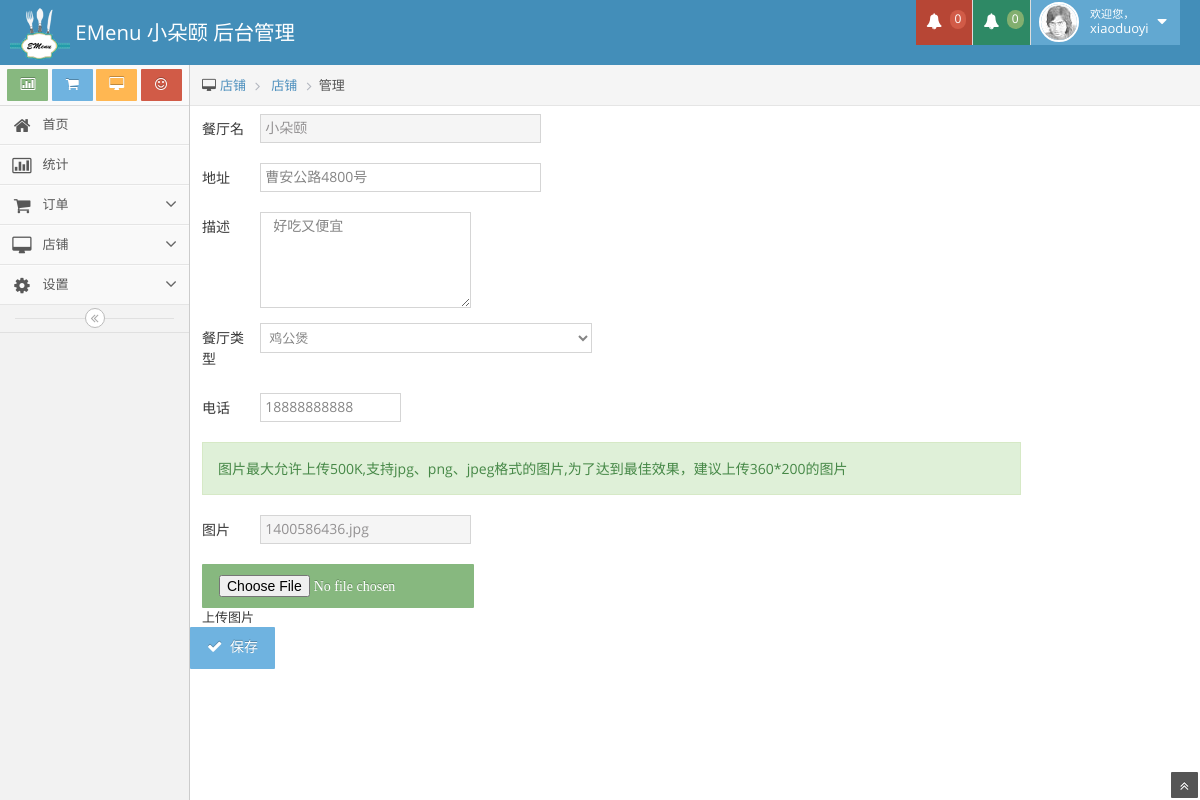
Page /index.php/WebPage/shopmanagement (signed in) on the committed database.
### tables this page shows
CREATE TABLE IF NOT EXISTS `restaurant` (
  `restaurant_id` int(11) NOT NULL AUTO_INCREMENT COMMENT '餐厅id',
  `name` varchar(50) NOT NULL COMMENT '餐厅名',
  `address` varchar(200) NOT NULL COMMENT '地址',
  `phone` varchar(15) NOT NULL COMMENT '电话',
  `description` text NOT NULL COMMENT '描述',
  `type` varchar(50) NOT NULL COMMENT '类型',
  `account_id` int(11) NOT NULL COMMENT '用户id',
  `menu_id` int(11) NOT NULL COMMENT '菜单id',
  `picture_id` int(11) NOT NULL COMMENT '图片id',
  PRIMARY KEY (`restaurant_id`),
  KEY `menu_id` (`menu_id`)
);

CREATE TABLE IF NOT EXISTS `account` (
  `account_id` int(11) NOT NULL AUTO_INCREMENT COMMENT '用户id',
  `username` varchar(20) NOT NULL COMMENT '用户名',
  `password` varchar(20) NOT NULL COMMENT '密码',
  `email` varchar(40) NOT NULL COMMENT '邮箱',
  `question` varchar(50) NOT NULL COMMENT '问题',
  `answer` varchar(50) NOT NULL COMMENT '答案',
  `status` varchar(20) NOT NULL COMMENT '状态',
  `restaurant_id` int(11) NOT NULL COMMENT '餐厅id',
  PRIMARY KEY (`account_id`)
);

CREATE TABLE IF NOT EXISTS `picture` (
  `picture_id` int(11) NOT NULL AUTO_INCREMENT COMMENT '图片id',
  `name` varchar(50) NOT NULL COMMENT '图片名',
  `description` varchar(200) NOT NULL COMMENT '描述',
  `restaurant_id` int(11) DEFAULT NULL COMMENT '餐厅名',
  `item_id` int(11) DEFAULT NULL COMMENT '菜目id',
  PRIMARY KEY (`picture_id`),
  KEY `item_id` (`item_id`),
  KEY `restaurant_id` (`restaurant_id`)
);

### application/controllers/WebPage.php (called while the page is built, shortened)
<?php
class WebPage extends base{
	public function __construct()
	{
		$this->load->model('Management_Model');
	}
	function shopmanagement()
	{
		$this->load->view('shopmanagement');
	}
}

### index.php (called while the page is built, shortened)
<?php
require_once BASEPATH.'core/CodeIgniter.php';

### application/models/management_model.php (called while the page is built, shortened)
<?php
class Management_Model extends CI_Model
{
	function select_row($id,$table)
	{
		if($table == "qrcode")
		{
			$idname = "qrcode_data";
		}
		else
		{
			$idname = $table."_id";
		}
		$this->db->where($idname,$id);
		$this->db->select('*');
		$arr = $this->db->get($table);
		return $arr;
	}
	function select_specialrow($idname,$id,$table)
	{
		$this->db->where($idname,$id);
		$this->db->select('*');
		$arr = $this->db->get($table);
		return $arr;
	}
}

### application/views/shopmanagement.php (the view, shortened to what this page needs)
<!DOCTYPE html>
<html xmlns="http://www.w3.org/1999/xhtml">
    <?php include ('head.php'); ?>
    <body>
        <?php
            include ('navbar.php');
        ?>
        <div class="main-container" id="main-container">
            <div class="main-container-inner">
                <?php
                    include ('sidebar.php');
                ?>
                <div class="main-content">
                    <div class="breadcrumbs" id="breadcrumbs">
                        <ul class="breadcrumb">
                            <li><i class="icon-desktop desktop-icon"></i><a href="/orderonline/public/shop/index.html">店铺</a></li>
                            <li><a href="/orderonline/public/shoptype/index.html">店铺</a></li>
                            <li class="active">管理</li>
                        </ul>
                    </div>
                    <div class="page-content">
                        <div class="row">
                            <div class="col-sm-10">
                                <form enctype="multipart/form-data" class="form-horizontal" id="shoptype-form" action="/orderonline/index.php/RestaurantManage/ShopEdit" method="post">
                                    <?php
                                    $accountid = $_SESSION['accountid'];
                                    $accountarr = $this->Management_Model->select_row($accountid,'account');
                                    $restaurantid = $accountarr->result()[0]->restaurant_id;
                                    $restaurantarr = $this->Management_Model->select_row($restaurantid,'restaurant');
                                    $name = $restaurantarr->result()[0]->name;
                                    $address = $restaurantarr->result()[0]->address;
                                    $description = $restaurantarr->result()[0]->description;
                                    $phone = $restaurantarr->result()[0]->phone;
                                    $picturearr = $this->Management_Model->select_specialrow('restaurant_id',$restaurantid,'picture');
                                    $picturename = $picturearr->result()[0]->name;
                                    ?>
                                    <div id="basicinfo" class="tab-pane active">
                                        <div class="form-group">
                                            <label class="col-sm-1">
                                                <label for="Config_tag">
                                                            餐厅名
                                                </label>
                                            </label>
                                            <input class="col-sm-4" value="<?php echo $name;?>" name="restaurantname" id="name" type="text" readonly />
                                        </div>
                                        <div class="form-group">
                                            <label class="col-sm-1">
                                                <label for="Config_shopaddress">
                                                            地址
                                                </label>
                                            </label>
                                            <input class="col-sm-4" value="<?php echo $address;?>" name="address" id="address" type="text" />
                                        </div>
                                        <div class="form-group">
                                            <label class="col-sm-1">
                                                <label for="Config_shopaddress">
                                                            描述
                                                </label>
                                            </label>
                                            <textarea class="col-sm-3" rows="5" name="description" id="description"><?php echo $description;?></textarea>
                                        </div>
                                        <div class="form-group">
                                            <label class="col-sm-1">
                                                <label>餐厅类型</label>
                                            </label>
                                            <select name="type" style="width:332px">
                                        <option value="鸡公煲">鸡公煲</option>
                                        </select>
                                        </div>
                                        <div class="form-group">
                                            <label class="col-sm-1">
                                                <label for="price">
                                                            电话
                                                </label>
                                            </label>
                                            <input class="col-sm-2" value="<?php echo $phone;?>" name="phone" id="phone" type="text" />
                                        </div>
                                        <div class="alert alert-block alert-success">
                                                    图片最大允许上传500K,支持jpg、png、jpeg格式的图片,为了达到最佳效果，建议上传360*200的图片
                                    </div>
                                    <div class="form-group">
                                        <label class="col-sm-1">
                                            <label for="price">
                                                            图片
                                            </label>
                                        </label>
                                        <input class="col-sm-3" value="<?php echo $picturename;?>" name="picture" id="picture" type="text" readonly />
                                    </div>
                                    <div style="">
                                        <input type="file" class="btn-success btn" name="pic">上传图片</input>
                                    </div>
                                    <div class="form-group">
                                        <button class="btn btn-info" type="submit">
                                            <i class="icon-ok bigger-110"></i>
                                                        保存
                                        </button>
                                    </div>
                                    </div>
                                </form>
                            </div>
                        </div>
                    </div>
                </div>
            </div>
            <a href="#" id="btn-scroll-up" class="btn-scroll-up btn btn-sm btn-inverse">
                <i class="icon-double-angle-up icon-only bigger-110"></i>
            </a>
        </div>
    </body>
</html>

### application/views/navbar.php (shortened to what this page needs)
<div class="navbar navbar-default" id="navbar">
    <div class="navbar-container" id="navbar-container">
        <div class="navbar-header pull-left">
            <a href="/orderonline/index.php/WebPage/mainpage" class="navbar-brand" style="padding: 5px 0 0 0;">
                <small>
                    <img src="/orderonline/public/img/logo_38.png">
						EMenu
                    <?php
                        if (!isset($_SESSION['accountid'])) {
                        }
                        else
                        {
                            $accountid=$_SESSION['accountid'];
                            $accountarr = $this->Management_Model->select_row($accountid,'account');
                            $restaurantid = $accountarr->result()[0]->restaurant_id;
                            $accountname = $accountarr->result()[0]->username;
                            $restaurantarr = $this->Management_Model->select_row($restaurantid,'restaurant');
                            $restaurantname = $restaurantarr->result()[0]->name;
                        }
                            echo $restaurantname;
                    ?>
                        后台管理
                </small>
            </a>
        </div>
        <div class="navbar-header pull-right" role="navigation">
            <ul class="nav ace-nav">
                <li class="red">
                    <a data-toggle="dropdown" class="dropdown-toggle" href="#">
                        <i class="icon-bell-alt icon-animated-bell"></i>
                        <span class="badge badge-important oatnum redalert">0</span>
                    </a>
                </li>
                <li class="green">
                    <a data-toggle="dropdown" class="dropdown-toggle" href="#">
                        <i class="icon-bell-alt icon-animated-bell"></i>
                        <span class="badge badge-success">0</span>
                    </a>
                </li>
                <li class="light-blue">
                    <a data-toggle="dropdown" href="#" class="dropdown-toggle">
                        <img class="nav-user-photo" src="/orderonline/public/ace/avatars/user.jpg" alt="Jason's Photo" />
                        <span class="user-info">
                            <small>欢迎您，</small>
                            <?php
                                echo $accountname;
                            ?>							</span>
                        <i class="icon-caret-down"></i>
                    </a>
                </li>
            </ul>
        </div>
    </div>
</div>

### public/ace/css/style.css (style rules this page uses)
body { background-repeat:repeat; background-color:rgb(251,251,251); }
.btn { -webkit-border-radius:1px; -moz-border-radius:1px; border-radius:1px; font-family:"OpenSansRegular"; }

### rows in the picture
restaurant: name "小朵颐", restaurantname "小朵颐", address "曹安公路4800号", description "好吃又便宜", phone "18888888888"
account: username "xiaoduoyi"
picture: picture "1400586436.jpg"
